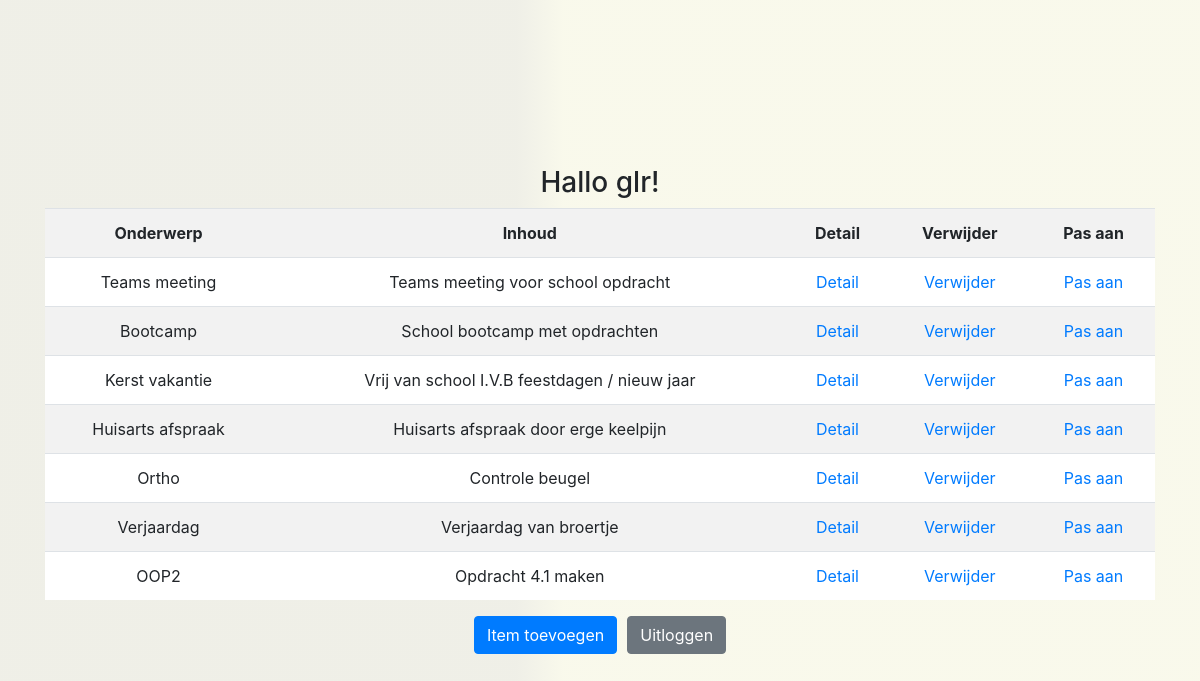
The app's page /PHP/toonagenda.php (signed in) with its own data.
### tables this page shows
CREATE TABLE `crud_agenda` (
  `ID` int(11) NOT NULL COMMENT 'De key, auto nummering',
  `Onderwerp` varchar(30) NOT NULL COMMENT 'Titel',
  `Inhoud` text NOT NULL COMMENT 'Wat moet er allemaal gebeuren?',
  `Begindatum` date NOT NULL COMMENT 'Standaard de dag van vandaag',
  `Einddatum` date NOT NULL COMMENT 'Alleen datum, geen tijd',
  `Prioriteit` tinyint(4) NOT NULL COMMENT 'van 1 tot 5',
  `Status` enum('n','b','a') NOT NULL COMMENT '''niet begonnen'', ''bezig'', ''afgerond'''
);

### PHP/toonagenda.php (the view, shortened to what this page needs)
<!DOCTYPE html>
<html>
<head>
    <link rel="stylesheet" href="../CSS/toonagenda.css">
    <link href="https://stackpath.bootstrapcdn.com/bootstrap/4.3.1/css/bootstrap.min.css" rel="stylesheet">
</head>
<body class="d-flex justify-content-center align-items-center vh-100">
    <div class="container text-center">
    <?php
    require 'config.php';
    echo "<h3>Hallo " . $_SESSION['gebruikersnaam'] . "!</h3>";
    $query = "SELECT * FROM crud_agenda";
    $result = mysqli_query($mysqli, $query);
    echo '<div class="table-responsive">';
    echo '<table class="table table-striped table-hover">';
    echo "<tr><th>Onderwerp</th><th>Inhoud</th><th>Detail</th><th>Verwijder</th><th>Pas aan</th></tr>";
    if (mysqli_num_rows($result) > 0) {
        while ($item = mysqli_fetch_assoc($result)) {
            echo "<tr>";
            echo "<td>" . $item['Onderwerp'] . "</td>";
            echo "<td>" . $item['Inhoud'] . "</td>";
            echo "<td><a href='detail.php?id=" . $item['ID'] . "'>Detail</a></td>";
            echo "<td><a href='verwijder.php?id=" . $item['ID'] . "'>Verwijder</a></td>";
            echo "<td><a href='pasaan.php?id=" . $item['ID'] . "'>Pas aan</a></td>";
            echo "</tr>";
        }
    } else {
        echo "<tr><td colspan='7'>Geen items gevonden!</td></tr>";
    }
    echo '</table>';
    echo '</div>';
    echo "<a href='toevoegForm.php' class='btn btn-primary btn-spacing'>Item toevoegen</a>";
    echo "<a href='uitlog.php' class='btn btn-secondary'>Uitloggen</a>";
    ?>
</body>
</html>

### CSS/toonagenda.css (style rules this page uses)
body { font-family: 'Roboto', sans-serif; background: rgb(217,217,198); background: linear-gradient(90deg, rgba(217,217,198,0.4149860627844888) 43%, rgba(240,240,208,0.4149860627844888) 47%); top: 0; right: 0; bottom: 0; left: 0; z-index: -1; }
table { width: 100%; border-collapse: collapse; background-color: white; }
.container { margin-top: 20px; }
th, td { text-align: center; }
.btn-spacing { margin-right: 10px; }

### records on screen
crud_agenda: Onderwerp "Teams meeting", Inhoud "Teams meeting voor school opdracht"
crud_agenda: Onderwerp "Bootcamp", Inhoud "School bootcamp met opdrachten"
crud_agenda: Onderwerp "Kerst vakantie", Inhoud "Vrij van school I.V.B feestdagen / nieuw jaar"
crud_agenda: Onderwerp "Huisarts afspraak", Inhoud "Huisarts afspraak door erge keelpijn"
crud_agenda: Onderwerp "Ortho", Inhoud "Controle beugel"
crud_agenda: Onderwerp "Verjaardag", Inhoud "Verjaardag van broertje"
crud_agenda: Onderwerp "OOP2", Inhoud "Opdracht 4.1 maken"

### other values on screen
$_SESSION['gebruikersnaam'] "glr"
